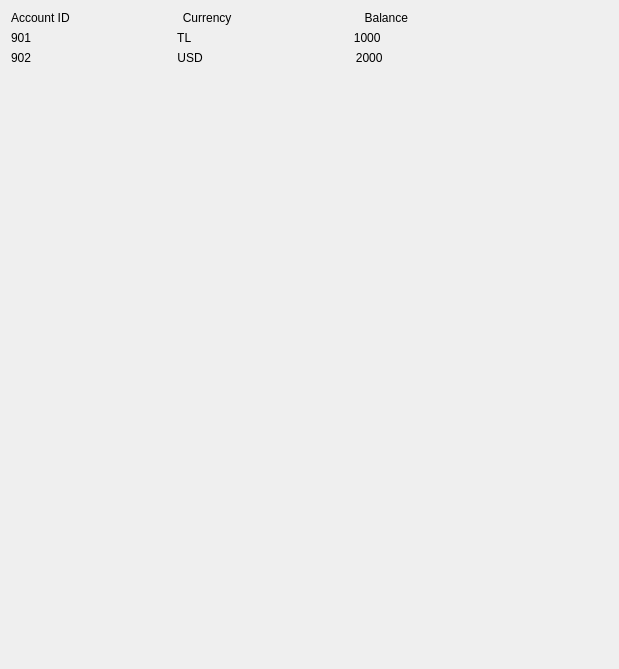
       <widget class="QWidget" name="listAccount_scrollAreaWidgetContents">
        <property name="geometry">
         <rect>
          <x>0</x>
          <y>0</y>
          <width>619</width>
          <height>669</height>
         </rect>
        </property>
        <layout class="QVBoxLayout" name="verticalLayout_2">
         <item>
          <widget class="QLabel" name="listAccounts_account_columns">
           <property name="text">
            <string>Account ID                                  Currency                                        Balance</string>
           </property>
          </widget>
         </item>
         <item>
          <widget class="QLabel" name="listAccount_acc_1">
           <property name="text">
            <string>901                                            TL                                                 1000</string>
           </property>
          </widget>
         </item>
         <item>
          <widget class="QLabel" name="listAccounts_acc_2">
           <property name="text">
            <string>902                                            USD                                              2000</string>
           </property>
          </widget>
         </item>
         <item>
          <spacer name="verticalSpacer">
           <property name="orientation">
            <enum>Qt::Vertical</enum>
           </property>
           <property name="sizeHint" stdset="0">
            <size>
             <width>20</width>
             <height>40</height>
            </size>
           </property>
          </spacer>
         </item>
        </layout>
       </widget>
